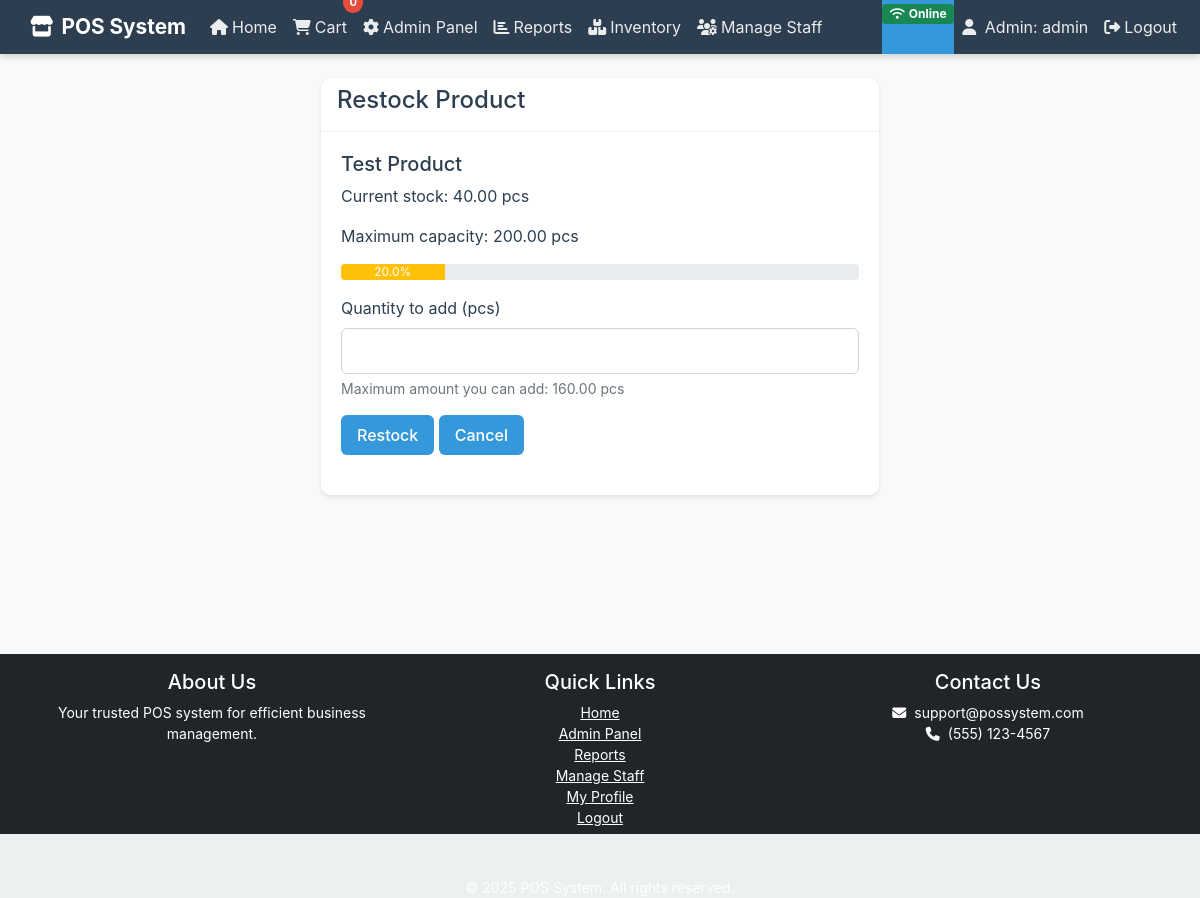
The app's page /restock/1 (signed in) with its own data.
### app.py (models this page shows, shortened)
class User(UserMixin, db.Model):
    id = db.Column(db.Integer, primary_key=True)
    username = db.Column(db.String(80), unique=True, nullable=False)
    email = db.Column(db.String(120), unique=True, nullable=False)
    password_hash = db.Column(db.String(128))
    is_admin = db.Column(db.Boolean, default=False)
    is_staff = db.Column(db.Boolean, default=False)

class Product(db.Model):
    id = db.Column(db.Integer, primary_key=True)
    name = db.Column(db.String(100), nullable=False)
    description = db.Column(db.Text, nullable=True)
    price = db.Column(db.Float, nullable=False)
    currency = db.Column(db.String(3), nullable=False, default='UGX')
    stock = db.Column(db.Float, nullable=False, default=0)
    max_stock = db.Column(db.Float, nullable=False, default=0)
    reorder_point = db.Column(db.Float, nullable=False, default=0)
    unit = db.Column(db.String(10), nullable=False, default='pcs')
    category = db.Column(db.String(50), nullable=True)
    image_url = db.Column(db.String(200), nullable=True)
    barcode = db.Column(db.String(50), unique=True, nullable=True, default=None)
    created_at = db.Column(db.DateTime, default=datetime.utcnow)
    updated_at = db.Column(db.DateTime, default=datetime.utcnow, onupdate=datetime.utcnow)
    stock_movements = db.relationship('StockMovement', backref='product', lazy=True)
    @property
    def stock_percentage(self):
        return (self.stock / self.max_stock) * 100 if self.max_stock > 0 else 0

### app.py (the view, shortened to what this page needs)
@app.route('/restock/<int:product_id>', methods=['GET', 'POST'])
@login_required
@admin_required
def restock_product(product_id):
    product = Product.query.get_or_404(product_id)
    return render_template('restock.html', product=product)

### app.py (called while the page is built)
def admin_required(f):
    @wraps(f)
    def decorated_function(*args, **kwargs):
        if not current_user.is_authenticated or not current_user.is_admin:
            abort(403)
        return f(*args, **kwargs)
    return decorated_function

@login_manager.user_loader
def load_user(user_id):
    return User.query.get(int(user_id))

@app.teardown_appcontext
def shutdown_session(exception=None):
    db.session.commit()
    db.session.remove()

### templates/restock.html
{% extends "base.html" %}
{% block content %}
<div class="container mt-4">
    <div class="row justify-content-center">
        <div class="col-md-6">
            <div class="card">
                <div class="card-header">
                    <h4>Restock Product</h4>
                </div>
                <div class="card-body">
                    <h5>{{ product.name }}</h5>
                    <p>Current stock: {{ "%.2f"|format(product.stock) }} {{ product.unit }}</p>
                    <p>Maximum capacity: {{ "%.2f"|format(product.max_stock) }} {{ product.unit }}</p>
                    <div class="progress mb-3">
                        <div class="progress-bar bg-{{ 'danger' if product.stock_percentage < 20 else 'warning' if product.stock_percentage < 50 else 'success' }}"
                             role="progressbar"
                             style="width: {{ product.stock_percentage }}%"
                             aria-valuenow="{{ product.stock_percentage }}"
                             aria-valuemin="0"
                             aria-valuemax="100">
                            {{ "%.1f"|format(product.stock_percentage) }}%
                        </div>
                    </div>
                    <form method="POST">
                        <div class="mb-3">
                            <label for="quantity" class="form-label">Quantity to add ({{ product.unit }})</label>
                            <input type="number"
                                   class="form-control"
                                   id="quantity"
                                   name="quantity"
                                   step="0.01"
                                   min="0.01"
                                   max="{{ product.max_stock - product.stock }}"
                                   required>
                            <div class="form-text">
                                Maximum amount you can add: {{ "%.2f"|format(product.max_stock - product.stock) }} {{ product.unit }}
                            </div>
                        </div>
                        <button type="submit" class="btn btn-primary">Restock</button>
                        <a href="{{ url_for('admin') }}" class="btn btn-secondary">Cancel</a>
                    </form>
                </div>
            </div>
        </div>
    </div>
</div>
{% endblock %}

### templates/base.html (shortened to what this page needs)
<!DOCTYPE html>
<html lang="en" class="h-100">
<head>
    <link href="https://cdnjs.cloudflare.com/ajax/libs/bootstrap/5.1.3/css/bootstrap.min.css" rel="stylesheet">
    <link rel="stylesheet" href="https://cdnjs.cloudflare.com/ajax/libs/font-awesome/6.4.0/css/all.min.css">
    <link rel="stylesheet" href="{{ url_for('static', filename='css/style.css') }}?v={{ version }}&t={{ timestamp }}">
</head>
<body class="d-flex flex-column h-100">
    <nav class="navbar navbar-expand-lg navbar-dark">
        <div class="container">
            <a class="navbar-brand d-flex align-items-center" href="{{ url_for('index') }}">
                <i class="fas fa-store me-2"></i><span>POS System</span>
            </a>
            <div class="collapse navbar-collapse" id="navbarNav">
                <ul class="navbar-nav me-auto">
                    <li class="nav-item">
                        <a class="nav-link" href="{{ url_for('index') }}">
                            <i class="fas fa-home me-1"></i>Home
                        </a>
                    </li>
                    <li class="nav-item">
                        <a class="nav-link cart-icon" href="{{ url_for('view_cart') }}">
                            <i class="fas fa-shopping-cart me-1"></i>Cart
                            <span class="cart-count" id="cartCount">0</span>
                        </a>
                    </li>
                    {% if current_user.is_authenticated %}
                        {% if current_user.is_admin %}
                            <li class="nav-item">
                                <a class="nav-link" href="{{ url_for('admin') }}">
                                    <i class="fas fa-cog me-1"></i>Admin Panel
                                </a>
                            </li>
                            <li class="nav-item">
                                <a class="nav-link" href="{{ url_for('reports') }}">
                                    <i class="fas fa-chart-bar me-1"></i>Reports
                                </a>
                            </li>
                            <li class="nav-item">
                                <a class="nav-link" href="{{ url_for('inventory_management') }}">
                                    <i class="fas fa-boxes me-1"></i>Inventory
                                </a>
                            </li>
                            <li class="nav-item">
                                <a class="nav-link" href="{{ url_for('manage_staff') }}">
                                    <i class="fas fa-users-cog me-1"></i>Manage Staff
                                </a>
                            </li>
                        {% endif %}
                    {% endif %}
                </ul>
                <ul class="navbar-nav">
                    <li class="nav-item" id="connectionStatus">
                    </li>
                    {% if current_user.is_authenticated %}
                        <li class="nav-item">
                            <a class="nav-link" href="{{ url_for('profile') }}">
                                <i class="fas fa-user me-1"></i>
                                {% if current_user.is_admin %}Admin{% elif current_user.is_staff %}Staff{% else %}User{% endif %}: {{ current_user.username }}
                            </a>
                        </li>
                        <li class="nav-item">
                            <a class="nav-link" href="{{ url_for('logout') }}">
                                <i class="fas fa-sign-out-alt me-1"></i>Logout
                            </a>
                        </li>
                    {% endif %}
                </ul>
            </div>
        </div>
    </nav>
    <main class="flex-shrink-0 flex-grow-1">
        <div class="container mt-3 mb-4">
            {% block content %}{% endblock %}
        </div>
    </main>
    <footer class="footer mt-auto py-3 bg-dark">
        <div class="container text-center">
            <div class="row">
                <div class="col-md-4">
                    <h5>About Us</h5>
                    <p>Your trusted POS system for efficient business management.</p>
                </div>
                <div class="col-md-4">
                    <h5>Quick Links</h5>
                    <ul class="list-unstyled">
                        <li><a href="{{ url_for('index') }}" class="text-white">Home</a></li>
                        {% if current_user.is_authenticated %}
                            {% if current_user.is_admin %}
                                <li><a href="{{ url_for('admin') }}" class="text-white">Admin Panel</a></li>
                                <li><a href="{{ url_for('reports') }}" class="text-white">Reports</a></li>
                                <li><a href="{{ url_for('manage_staff') }}" class="text-white">Manage Staff</a></li>
                            {% elif current_user.is_staff %}
                                <li><a href="{{ url_for('in_store_sale') }}" class="text-white">Sale</a></li>
                                <li><a href="{{ url_for('my_sales') }}" class="text-white">My Sales</a></li>
                            {% endif %}
                            <li><a href="{{ url_for('profile') }}" class="text-white">My Profile</a></li>
                            <li><a href="{{ url_for('logout') }}" class="text-white">Logout</a></li>
                        {% else %}
                            <li><a href="{{ url_for('login') }}" class="text-white">Login</a></li>
                            <li><a href="{{ url_for('register') }}" class="text-white">Register</a></li>
                        {% endif %}
                    </ul>
                </div>
                <div class="col-md-4">
                    <h5>Contact Us</h5>
                    <p>
                        <i class="fas fa-envelope me-2"></i>support@possystem.com<br>
                        <i class="fas fa-phone me-2"></i>(555) 123-4567
                    </p>
                </div>
            </div>
            <hr class="my-3">
            <p class="mb-0">&copy; 2025 POS System. All rights reserved.</p>
        </div>
    </footer>
</body>
</html>

### static/css/style.css (style rules this page uses)
:root { --primary-color: #3498db; --secondary-color: #2ecc71; --danger-color: #e74c3c; --warning-color: #f39c12; --dark-color: #34495e; --light-color: #ecf0f1; --gray-color: #95a5a6; --header-height: 60px; --footer-height: 50px; --sidebar-width: 250px; --sidebar-collapsed-width: 60px; --container-padding: 15px; --card-padding: 20px; --input-padding: 10px; --base-font-size: 16px; --small-font-size: 14px; --large-font-size: 18px; --heading-font-size: 24px; --standard-transition: all 0.3s ease; --card-shadow: 0 2px 10px rgba(0, 0, 0, 0.1); --hover-shadow: 0 5px 15px rgba(0, 0, 0, 0.1); --focus-shadow: 0 0 0 0.25rem rgba(52, 152, 219, 0.25); --border-radius: 4px; }
*, *:before, *:after { box-sizing: border-box; }
html, body { height: 100%; margin: 0; padding: 0; font-family: 'Roboto', -apple-system, BlinkMacSystemFont, 'Segoe UI', 'Helvetica Neue', Arial, sans-serif; font-size: var(--base-font-size); line-height: 1.5; color: var(--dark-color); background-color: var(--light-color); -webkit-font-smoothing: antialiased; -moz-osx-font-smoothing: grayscale; text-size-adjust: 100%; }
.navbar { padding: 0 var(--container-padding); }
.navbar-brand { font-weight: 700; font-size: var(--large-font-size); padding: 0; }
.navbar-nav .nav-link { padding: 15px; transition: var(--standard-transition); }
footer { height: var(--footer-height); background-color: var(--dark-color); color: white; text-align: center; padding: 15px; font-size: var(--small-font-size); }
.card { border: none; border-radius: var(--border-radius); box-shadow: var(--card-shadow); margin-bottom: 20px; overflow: hidden; transition: var(--standard-transition); background-color: white; }
.card-header { background-color: white; border-bottom: 1px solid rgba(0, 0, 0, 0.05); font-weight: 600; }
.card-body { padding: var(--card-padding); }
.form-control, .form-select { border-radius: var(--border-radius); padding: var(--input-padding); border: 1px solid #ddd; transition: var(--standard-transition); }
.btn { border-radius: var(--border-radius); padding: 8px 15px; transition: var(--standard-transition); font-weight: 500; border: none; }
.btn-primary { background-color: var(--primary-color); }
.btn-secondary { background-color: var(--secondary-color); }
input, select, textarea, button { font-size: 16px !important; }
.online { background-color: var(--secondary-color); color: white; }

### records on screen
User: username "admin"
Product: name "Test Product", stock "40.00", unit "pcs", max_stock "200.00", stock_percentage "20.0", product.max_stock-product.stock "160.00"
